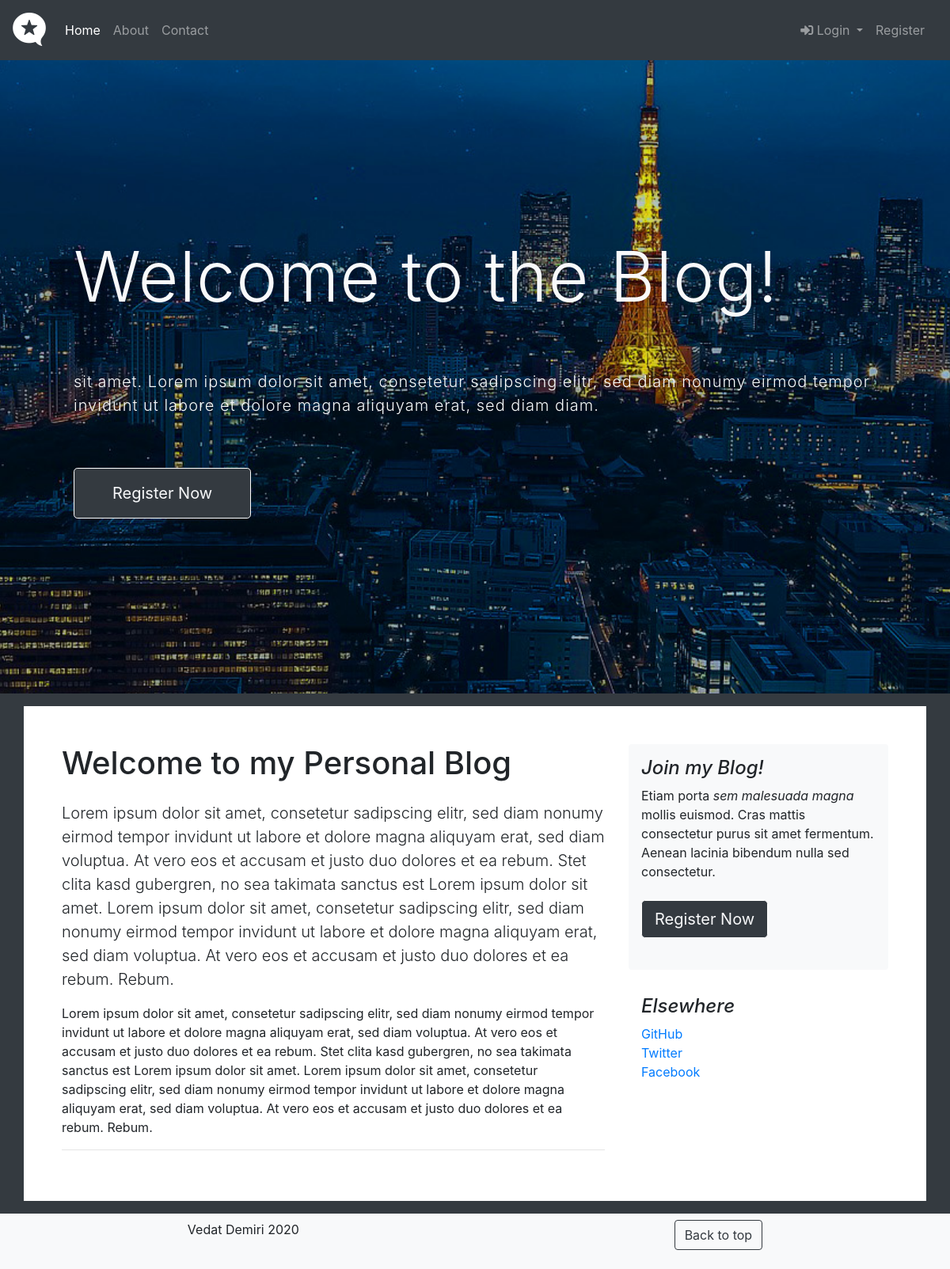
The page / on the database its author committed.
### tables this page shows
CREATE TABLE `pages` (
  `id` int(11) unsigned NOT NULL AUTO_INCREMENT,
  `page` varchar(25) DEFAULT NULL,
  `title` varchar(30) DEFAULT NULL,
  `intro_text` text,
  `content` text,
  `img` text,
  PRIMARY KEY (`id`)
);

### includes/functions/functions.inc.php (called while the page is built, shortened)
<?php
function pageQuery($page, $conn): array
{
    $sqlC = "SELECT * FROM `pages` WHERE `page` = '$page'";
    $result = mysqli_query($conn, $sqlC);
    $contents = mysqli_fetch_all($result, MYSQLI_ASSOC);
    return $contents;
}

### layouts/html/welcome.html.php (the view)
<?php
require_once('includes/functions/functions.inc.php');
$contents = pageQuery('welcome', $conn);
?>
<div class="col-md-8 blog-main">
    <div>
        <h1 class="pb-3"><?= $contents[0]['title'] ?></h1>
        <div class="lead"><?= $contents[0]['intro_text'] ?></div>
        <div><?= $contents[0]['content'] ?></div>
        <hr>
    </div>
</div>

### layouts/header.php
<?php
$contents = pageQuery('header_public', $conn);
?>
<header class="masthead" id="home">
    <div class="container h-100">
        <div class="row h-100 align-items-center px-5">
            <div class="mainText col-12 text-left">
                <h1 class="mb-3 py-5 font-weight-light text-light display-2"><?= $contents[0]['title'] ?></h1>
                <p class="lead text-light"><?= $contents[0]['intro_text'] ?></p>
                <a href="index.php?page=register"><button type="button" class="border border-white text-light btn btn-default btn-lg bg-dark my-5 px-5 py-3">Register Now</button></a>
            </div>
        </div>
    </div>
</header>

### assets/css/style.css (style rules this page uses)
.masthead { height: 100vh; min-height: 500px; background-image: url("../img/skyline.jpg"); background-attachment: fixed; background-position: center; background-repeat: no-repeat; background-size: cover; letter-spacing: 1px; }

### rows shown on the page
pages: title "Welcome to the Blog!", intro_text "sit amet. Lorem ipsum dolor sit amet, consetetur sadipscing elitr, sed diam nonumy eirmod tempor invidunt ut labore et dolore magna aliquyam erat, sed diam diam."
pages: title "Welcome to my Personal Blog", intro_text "Lorem ipsum dolor sit amet, consetetur sadipscing elitr, sed diam nonumy eirmod tempor invidunt ut labore et dolore magna aliquyam erat, sed diam voluptua. At vero eos et accusam et justo duo dolores et ea rebum. Stet clita kasd gubergren, no sea takimata sanctus est Lorem ipsum dolor sit amet. Lorem ipsum dolor sit amet, consetetur sadipscing elitr, sed diam nonumy eirmod tempor invidunt ut labore et dolore magna aliquyam erat, sed diam voluptua. At vero eos et accusam et justo duo dolores et ea rebum. Rebum.", content "Lorem ipsum dolor sit amet, consetetur sadipscing elitr, sed diam nonumy eirmod tempor invidunt ut labore et dolore magna aliquyam erat, sed diam voluptua. At vero eos et accusam et justo duo dolores et ea rebum. Stet clita kasd gubergren, no sea takimata sanctus est Lorem ipsum dolor sit amet. Lorem ipsum dolor sit amet, consetetur sadipscing elitr, sed diam nonumy eirmod tempor invidunt ut labore et dolore magna aliquyam erat, sed diam voluptua. At vero eos et accusam et justo duo dolores et ea rebum. Rebum."

### other values the page prints
$navItem['title'] "Home"
$navItem['title'] "About"
$navItem['title'] "Contact"
